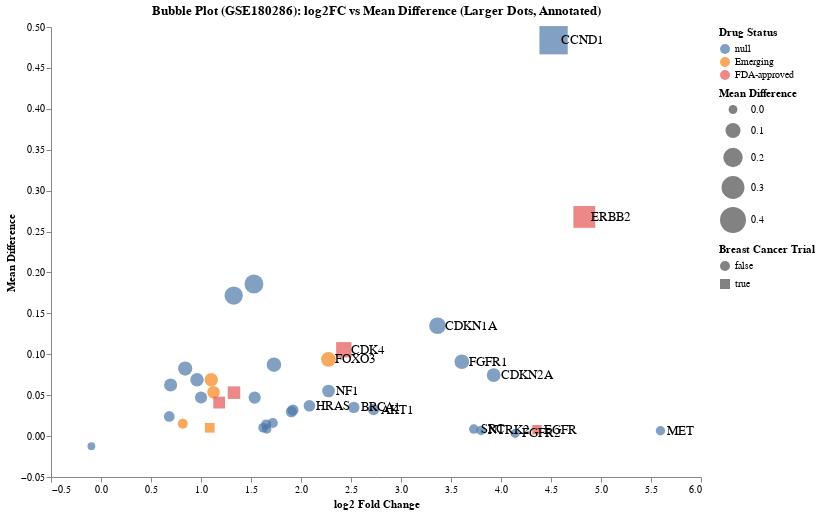

Source (notebook cell):
### Code cell
import pandas as pd
import altair as alt

# Load data
df = pd.read_csv("combined_de_genes_annotated.csv")

# Filter to GSE180286 only
df_180286 = df[df["Dataset"] == "GSE180286"].copy()

# Label only genes with strong expression change
df_180286["label"] = df_180286.apply(lambda x: x["Gene_upper"] if abs(x["log2_fc"]) > 2 else "", axis=1)

# BUBBLE PLOT
bubble_180286 = alt.Chart(df_180286).mark_point(filled=True).encode(
    x=alt.X("log2_fc", title="log2 Fold Change"),
    y=alt.Y("mean_diff", title="Mean Difference"),
    size=alt.Size("mean_diff", legend=alt.Legend(title="Mean Difference"), scale=alt.Scale(range=[60, 800])),  # Larger bubbles
    color=alt.Color("DGIdb_status", legend=alt.Legend(title="Drug Status")),
    shape=alt.Shape("BreastCancerTrial", legend=alt.Legend(title="Breast Cancer Trial")),
    tooltip=["Gene_upper", "log2_fc", "mean_diff", "DGIdb_status", "BreastCancerTrial"]
).properties(
    title="Bubble Plot (GSE180286): log2FC vs Mean Difference (Larger Dots, Annotated)",
    width=650,
    height=450
)

# TEXT LABELS: Only show high log2_fc
text_labels = alt.Chart(df_180286[df_180286["log2_fc"].abs() > 2]).mark_text(
    align="left",
    baseline="middle",
    dx=7,
    fontSize=13
).encode(
    x="log2_fc",
    y="mean_diff",
    text="Gene_upper"
)

# Combine and style
final_plot = (bubble_180286 + text_labels).configure_axis(grid=False).configure_view(stroke=None)
final_plot

### Figure 1 — Vega-Lite specification as saved in the notebook (floating-point values rounded to 4 significant figures)
{"config": {"view": {"continuousWidth": 300, "continuousHeight": 300, "stroke": null}, "axis": {"grid": false}}, "layer": [{"data": {"name": "data-664cd855d5d1a90f93d841c58c11f879"}, "mark": {"type": "point", "filled": true}, "encoding": {"color": {"field": "DGIdb_status", "legend": {"title": "Drug Status"}, "type": "nominal"}, "shape": {"field": "BreastCancerTrial", "legend": {"title": "Breast Cancer Trial"}, "type": "nominal"}, "size": {"field": "mean_diff", "legend": {"title": "Mean Difference"}, "scale": {"range": [60, 800]}, "type": "quantitative"}, "tooltip": [{"field": "Gene_upper", "type": "nominal"}, {"field": "log2_fc", "type": "quantitative"}, {"field": "mean_diff", "type": "quantitative"}, {"field": "DGIdb_status", "type": "nominal"}, {"field": "BreastCancerTrial", "type": "nominal"}], "x": {"field": "log2_fc", "title": "log2 Fold Change", "type": "quantitative"}, "y": {"field": "mean_diff", "title": "Mean Difference", "type": "quantitative"}}, "title": "Bubble Plot (GSE180286): log2FC vs Mean Difference (Larger Dots, Annotated)"}, {"data": {"name": "data-97f928ac1d311c271140ea5432416ed5"}, "mark": {"type": "text", "align": "left", "baseline": "middle", "dx": 7, "fontSize": 13}, "encoding": {"text": {"field": "Gene_upper", "type": "nominal"}, "x": {"field": "log2_fc", "type": "quantitative"}, "y": {"field": "mean_diff", "type": "quantitative"}}}], "height": 450, "width": 650, "$schema": "https://vega.github.io/schema/vega-lite/v5.20.1.json", "datasets": {"data-664cd855d5d1a90f93d841c58c11f879": [{"gene": "CDK4", "p_value": 0.0, "log2_fc": 2.428, "mean_diff": 0.1055, "Dataset": "GSE180286", "Gene_upper": "CDK4", "DGIdb_status": "FDA-approved", "BreastCancerTrial": true, "Pathway": "CDK4–CCND1 Axis", "label": "CDK4"}, {"gene": "CDKN1A", "p_value": 0.0, "log2_fc": 3.365, "mean_diff": 0.1349, "Dataset": "GSE180286", "Gene_upper": "CDKN1A", "DGIdb_status": null, "BreastCancerTrial": false, "Pathway": "Other", "label": "CDKN1A"}, {"gene": "ERBB2", "p_value": 0.0, "log2_fc": 4.833, "mean_diff": 0.2678, "Dataset": "GSE180286", "Gene_upper": "ERBB2", "DGIdb_status": "FDA-approved", "BreastCancerTrial": true, "Pathway": "Other", "label": "ERBB2"}, {"gene": "CCND1", "p_value": 0.0, "log2_fc": 4.526, "mean_diff": 0.4838, "Dataset": "GSE180286", "Gene_upper": "CCND1", "DGIdb_status": null, "BreastCancerTrial": true, "Pathway": "CDK4–CCND1 Axis", "label": "CCND1"}, {"gene": "CDKN2A", "p_value": 0.0, "log2_fc": 3.926, "mean_diff": 0.07463, "Dataset": "GSE180286", "Gene_upper": "CDKN2A", "DGIdb_status": null, "BreastCancerTrial": false, "Pathway": "Other", "label": "CDKN2A"}, {"gene": "FOXO3", "p_value": 0.0, "log2_fc": 2.275, "mean_diff": 0.09366, "Dataset": "GSE180286", "Gene_upper": "FOXO3", "DGIdb_status": "Emerging", "BreastCancerTrial": false, "Pathway": "mTOR/AMPK", "label": "FOXO3"}, {"gene": "BAX", "p_value": 0.0, "log2_fc": 1.529, "mean_diff": 0.1859, "Dataset": "GSE180286", "Gene_upper": "BAX", "DGIdb_status": null, "BreastCancerTrial": false, "Pathway": "Other", "label": ""}, {"gene": "KRAS", "p_value": 0.0, "log2_fc": 1.327, "mean_diff": 0.1718, "Dataset": "GSE180286", "Gene_upper": "KRAS", "DGIdb_status": null, "BreastCancerTrial": false, "Pathway": "PI3K–MAPK–EGFR", "label": ""}, {"gene": "FGFR1", "p_value": 0.0, "log2_fc": 3.608, "mean_diff": 0.09091, "Dataset": "GSE180286", "Gene_upper": "FGFR1", "DGIdb_status": null, "BreastCancerTrial": false, "Pathway": "Other", "label": "FGFR1"}, {"gene": "MDM2", "p_value": 0.0, "log2_fc": 1.73, "mean_diff": 0.08725, "Dataset": "GSE180286", "Gene_upper": "MDM2", "DGIdb_status": null, "BreastCancerTrial": false, "Pathway": "Other", "label": ""}, {"gene": "NF1", "p_value": 3.363e-267, "log2_fc": 2.275, "mean_diff": 0.05512, "Dataset": "GSE180286", "Gene_upper": "NF1", "DGIdb_status": null, "BreastCancerTrial": false, "Pathway": "Other", "label": "NF1"}, {"gene": "AKT1", "p_value": 2.765e-197, "log2_fc": 2.725, "mean_diff": 0.03249, "Dataset": "GSE180286", "Gene_upper": "AKT1", "DGIdb_status": null, "BreastCancerTrial": false, "Pathway": "PI3K–MAPK–EGFR", "label": "AKT1"}, {"gene": "BRCA1", "p_value": 2.057e-187, "log2_fc": 2.528, "mean_diff": 0.03506, "Dataset": "GSE180286", "Gene_upper": "BRCA1", "DGIdb_status": null, "BreastCancerTrial": false, "Pathway": "Other", "label": "BRCA1"}, {"gene": "HRAS", "p_value": 3.408e-170, "log2_fc": 2.084, "mean_diff": 0.03698, "Dataset": "GSE180286", "Gene_upper": "HRAS", "DGIdb_status": null, "BreastCancerTrial": false, "Pathway": "Other", "label": "HRAS"}, {"gene": "TP53", "p_value": 2.616e-139, "log2_fc": 1.537, "mean_diff": 0.04709, "Dataset": "GSE180286", "Gene_upper": "TP53", "DGIdb_status": null, "BreastCancerTrial": false, "Pathway": "Other", "label": ""}, {"gene": "CASP8", "p_value": 2.732e-137, "log2_fc": 1.102, "mean_diff": 0.06887, "Dataset": "GSE180286", "Gene_upper": "CASP8", "DGIdb_status": "Emerging", "BreastCancerTrial": false, "Pathway": "Other", "label": ""}, {"gene": "CDK6", "p_value": 2.426e-135, "log2_fc": 1.33, "mean_diff": 0.05309, "Dataset": "GSE180286", "Gene_upper": "CDK6", "DGIdb_status": "FDA-approved", "BreastCancerTrial": true, "Pathway": "CDK4–CCND1 Axis", "label": ""}, {"gene": "PTEN", "p_value": 2.036e-133, "log2_fc": 0.8419, "mean_diff": 0.08248, "Dataset": "GSE180286", "Gene_upper": "PTEN", "DGIdb_status": null, "BreastCancerTrial": false, "Pathway": "Other", "label": ""}, {"gene": "MYC", "p_value": 7.913e-124, "log2_fc": 0.9602, "mean_diff": 0.06888, "Dataset": "GSE180286", "Gene_upper": "MYC", "DGIdb_status": null, "BreastCancerTrial": false, "Pathway": "MYC Axis", "label": ""}, {"gene": "BRCA2", "p_value": 2.29e-121, "log2_fc": 1.919, "mean_diff": 0.03171, "Dataset": "GSE180286", "Gene_upper": "BRCA2", "DGIdb_status": null, "BreastCancerTrial": false, "Pathway": "Other", "label": ""}, {"gene": "NRAS", "p_value": 3.369e-121, "log2_fc": 1.903, "mean_diff": 0.02979, "Dataset": "GSE180286", "Gene_upper": "NRAS", "DGIdb_status": null, "BreastCancerTrial": false, "Pathway": "Other", "label": ""}, {"gene": "VHL", "p_value": 1.363e-118, "log2_fc": 1.126, "mean_diff": 0.05356, "Dataset": "GSE180286", "Gene_upper": "VHL", "DGIdb_status": "Emerging", "BreastCancerTrial": false, "Pathway": "Other", "label": ""}, {"gene": "PIK3CA", "p_value": 1.396e-95, "log2_fc": 1.182, "mean_diff": 0.04096, "Dataset": "GSE180286", "Gene_upper": "PIK3CA", "DGIdb_status": "FDA-approved", "BreastCancerTrial": true, "Pathway": "PI3K–MAPK–EGFR", "label": ""}, {"gene": "RB1", "p_value": 5.303e-88, "log2_fc": 1.001, "mean_diff": 0.04714, "Dataset": "GSE180286", "Gene_upper": "RB1", "DGIdb_status": null, "BreastCancerTrial": false, "Pathway": "Other", "label": ""}, {"gene": "BCL2", "p_value": 2.753e-76, "log2_fc": 0.6962, "mean_diff": 0.06251, "Dataset": "GSE180286", "Gene_upper": "BCL2", "DGIdb_status": null, "BreastCancerTrial": false, "Pathway": "Other", "label": ""}, {"gene": "MET", "p_value": 5.054e-74, "log2_fc": 5.594, "mean_diff": 0.006545, "Dataset": "GSE180286", "Gene_upper": "MET", "DGIdb_status": null, "BreastCancerTrial": false, "Pathway": "Other", "label": "MET"}, {"gene": "SRC", "p_value": 7.877e-71, "log2_fc": 3.728, "mean_diff": 0.008596, "Dataset": "GSE180286", "Gene_upper": "SRC", "DGIdb_status": null, "BreastCancerTrial": false, "Pathway": "Other", "label": "SRC"}, {"gene": "EGFR", "p_value": 7.055e-69, "log2_fc": 4.36, "mean_diff": 0.007754, "Dataset": "GSE180286", "Gene_upper": "EGFR", "DGIdb_status": "FDA-approved", "BreastCancerTrial": true, "Pathway": "PI3K–MAPK–EGFR", "label": "EGFR"}, {"gene": "NF2", "p_value": 1.105e-57, "log2_fc": 1.718, "mean_diff": 0.01597, "Dataset": "GSE180286", "Gene_upper": "NF2", "DGIdb_status": null, "BreastCancerTrial": false, "Pathway": "Other", "label": ""}, {"gene": "NTRK2", "p_value": 3.119e-51, "log2_fc": 3.8, "mean_diff": 0.006892, "Dataset": "GSE180286", "Gene_upper": "NTRK2", "DGIdb_status": null, "BreastCancerTrial": false, "Pathway": "Other", "label": "NTRK2"}, {"gene": "TSC2", "p_value": 1.694e-48, "log2_fc": 1.651, "mean_diff": 0.01433, "Dataset": "GSE180286", "Gene_upper": "TSC2", "DGIdb_status": null, "BreastCancerTrial": false, "Pathway": "Other", "label": ""}, {"gene": "STK11", "p_value": 1.147e-35, "log2_fc": 1.621, "mean_diff": 0.01015, "Dataset": "GSE180286", "Gene_upper": "STK11", "DGIdb_status": null, "BreastCancerTrial": false, "Pathway": "Other", "label": ""}, {"gene": "FGFR2", "p_value": 1.134e-31, "log2_fc": 4.142, "mean_diff": 0.003312, "Dataset": "GSE180286", "Gene_upper": "FGFR2", "DGIdb_status": null, "BreastCancerTrial": false, "Pathway": "Other", "label": "FGFR2"}, {"gene": "ATR", "p_value": 2.57e-31, "log2_fc": 0.6825, "mean_diff": 0.02404, "Dataset": "GSE180286", "Gene_upper": "ATR", "DGIdb_status": null, "BreastCancerTrial": false, "Pathway": "Other", "label": ""}, {"gene": "NOTCH1", "p_value": 8.639e-30, "log2_fc": 1.657, "mean_diff": 0.008737, "Dataset": "GSE180286", "Gene_upper": "NOTCH1", "DGIdb_status": null, "BreastCancerTrial": false, "Pathway": "Other", "label": ""}, {"gene": "SMAD4", "p_value": 3.837e-24, "log2_fc": 0.8177, "mean_diff": 0.01518, "Dataset": "GSE180286", "Gene_upper": "SMAD4", "DGIdb_status": "Emerging", "BreastCancerTrial": false, "Pathway": "SMAD/TGF-β", "label": ""}, {"gene": "CHEK2", "p_value": 4.515e-23, "log2_fc": 1.088, "mean_diff": 0.01014, "Dataset": "GSE180286", "Gene_upper": "CHEK2", "DGIdb_status": "Emerging", "BreastCancerTrial": true, "Pathway": "Other", "label": ""}, {"gene": "ATM", "p_value": 0.003336, "log2_fc": -0.09588, "mean_diff": -0.01231, "Dataset": "GSE180286", "Gene_upper": "ATM", "DGIdb_status": null, "BreastCancerTrial": false, "Pathway": "Other", "label": ""}], "data-97f928ac1d311c271140ea5432416ed5": [{"gene": "CDK4", "p_value": 0.0, "log2_fc": 2.428, "mean_diff": 0.1055, "Dataset": "GSE180286", "Gene_upper": "CDK4", "DGIdb_status": "FDA-approved", "BreastCancerTrial": true, "Pathway": "CDK4–CCND1 Axis", "label": "CDK4"}, {"gene": "CDKN1A", "p_value": 0.0, "log2_fc": 3.365, "mean_diff": 0.1349, "Dataset": "GSE180286", "Gene_upper": "CDKN1A", "DGIdb_status": null, "BreastCancerTrial": false, "Pathway": "Other", "label": "CDKN1A"}, {"gene": "ERBB2", "p_value": 0.0, "log2_fc": 4.833, "mean_diff": 0.2678, "Dataset": "GSE180286", "Gene_upper": "ERBB2", "DGIdb_status": "FDA-approved", "BreastCancerTrial": true, "Pathway": "Other", "label": "ERBB2"}, {"gene": "CCND1", "p_value": 0.0, "log2_fc": 4.526, "mean_diff": 0.4838, "Dataset": "GSE180286", "Gene_upper": "CCND1", "DGIdb_status": null, "BreastCancerTrial": true, "Pathway": "CDK4–CCND1 Axis", "label": "CCND1"}, {"gene": "CDKN2A", "p_value": 0.0, "log2_fc": 3.926, "mean_diff": 0.07463, "Dataset": "GSE180286", "Gene_upper": "CDKN2A", "DGIdb_status": null, "BreastCancerTrial": false, "Pathway": "Other", "label": "CDKN2A"}, {"gene": "FOXO3", "p_value": 0.0, "log2_fc": 2.275, "mean_diff": 0.09366, "Dataset": "GSE180286", "Gene_upper": "FOXO3", "DGIdb_status": "Emerging", "BreastCancerTrial": false, "Pathway": "mTOR/AMPK", "label": "FOXO3"}, {"gene": "FGFR1", "p_value": 0.0, "log2_fc": 3.608, "mean_diff": 0.09091, "Dataset": "GSE180286", "Gene_upper": "FGFR1", "DGIdb_status": null, "BreastCancerTrial": false, "Pathway": "Other", "label": "FGFR1"}, {"gene": "NF1", "p_value": 3.363e-267, "log2_fc": 2.275, "mean_diff": 0.05512, "Dataset": "GSE180286", "Gene_upper": "NF1", "DGIdb_status": null, "BreastCancerTrial": false, "Pathway": "Other", "label": "NF1"}, {"gene": "AKT1", "p_value": 2.765e-197, "log2_fc": 2.725, "mean_diff": 0.03249, "Dataset": "GSE180286", "Gene_upper": "AKT1", "DGIdb_status": null, "BreastCancerTrial": false, "Pathway": "PI3K–MAPK–EGFR", "label": "AKT1"}, {"gene": "BRCA1", "p_value": 2.057e-187, "log2_fc": 2.528, "mean_diff": 0.03506, "Dataset": "GSE180286", "Gene_upper": "BRCA1", "DGIdb_status": null, "BreastCancerTrial": false, "Pathway": "Other", "label": "BRCA1"}, {"gene": "HRAS", "p_value": 3.408e-170, "log2_fc": 2.084, "mean_diff": 0.03698, "Dataset": "GSE180286", "Gene_upper": "HRAS", "DGIdb_status": null, "BreastCancerTrial": false, "Pathway": "Other", "label": "HRAS"}, {"gene": "MET", "p_value": 5.054e-74, "log2_fc": 5.594, "mean_diff": 0.006545, "Dataset": "GSE180286", "Gene_upper": "MET", "DGIdb_status": null, "BreastCancerTrial": false, "Pathway": "Other", "label": "MET"}, {"gene": "SRC", "p_value": 7.877e-71, "log2_fc": 3.728, "mean_diff": 0.008596, "Dataset": "GSE180286", "Gene_upper": "SRC", "DGIdb_status": null, "BreastCancerTrial": false, "Pathway": "Other", "label": "SRC"}, {"gene": "EGFR", "p_value": 7.055e-69, "log2_fc": 4.36, "mean_diff": 0.007754, "Dataset": "GSE180286", "Gene_upper": "EGFR", "DGIdb_status": "FDA-approved", "BreastCancerTrial": true, "Pathway": "PI3K–MAPK–EGFR", "label": "EGFR"}, {"gene": "NTRK2", "p_value": 3.119e-51, "log2_fc": 3.8, "mean_diff": 0.006892, "Dataset": "GSE180286", "Gene_upper": "NTRK2", "DGIdb_status": null, "BreastCancerTrial": false, "Pathway": "Other", "label": "NTRK2"}, {"gene": "FGFR2", "p_value": 1.134e-31, "log2_fc": 4.142, "mean_diff": 0.003312, "Dataset": "GSE180286", "Gene_upper": "FGFR2", "DGIdb_status": null, "BreastCancerTrial": false, "Pathway": "Other", "label": "FGFR2"}]}}
